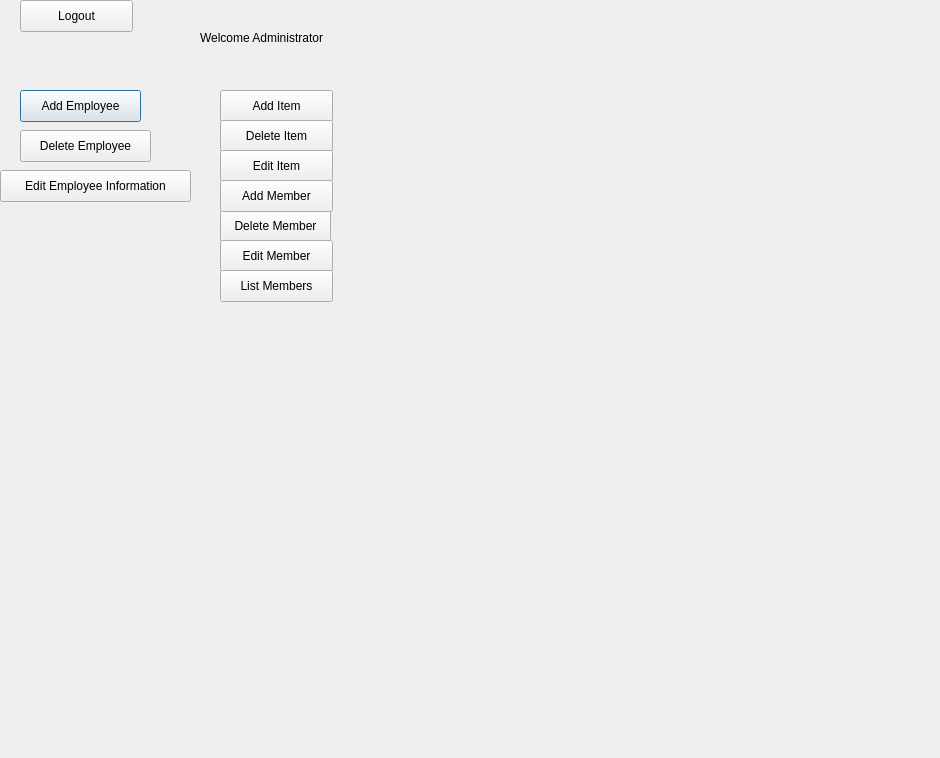
<?xml version="1.0" encoding="UTF-8"?>
<ui version="4.0">
 <class>menuAdministrator</class>
 <widget class="QDialog" name="menuAdministrator">
  <property name="geometry">
   <rect>
    <x>0</x>
    <y>0</y>
    <width>940</width>
    <height>758</height>
   </rect>
  </property>
  <property name="windowTitle">
   <string>Dialog</string>
  </property>
  <widget class="QPushButton" name="pushButton_2">
   <property name="geometry">
    <rect>
     <x>20</x>
     <y>90</y>
     <width>121</width>
     <height>32</height>
    </rect>
   </property>
   <property name="text">
    <string>Add Employee</string>
   </property>
  </widget>
  <widget class="QPushButton" name="pushButton_5">
   <property name="geometry">
    <rect>
     <x>220</x>
     <y>90</y>
     <width>113</width>
     <height>32</height>
    </rect>
   </property>
   <property name="text">
    <string>Add Item</string>
   </property>
  </widget>
  <widget class="QPushButton" name="pushButton_6">
   <property name="geometry">
    <rect>
     <x>220</x>
     <y>120</y>
     <width>113</width>
     <height>32</height>
    </rect>
   </property>
   <property name="text">
    <string>Delete Item</string>
   </property>
  </widget>
  <widget class="QPushButton" name="pushButton_10">
   <property name="geometry">
    <rect>
     <x>220</x>
     <y>150</y>
     <width>113</width>
     <height>32</height>
    </rect>
   </property>
   <property name="text">
    <string>Edit Item</string>
   </property>
  </widget>
  <widget class="QLabel" name="label">
   <property name="geometry">
    <rect>
     <x>200</x>
     <y>30</y>
     <width>191</width>
     <height>16</height>
    </rect>
   </property>
   <property name="text">
    <string>Welcome Administrator</string>
   </property>
  </widget>
  <widget class="QPushButton" name="pushButton_8">
   <property name="geometry">
    <rect>
     <x>220</x>
     <y>210</y>
     <width>111</width>
     <height>32</height>
    </rect>
   </property>
   <property name="text">
    <string>Delete Member</string>
   </property>
  </widget>
  <widget class="QPushButton" name="pushButton_11">
   <property name="geometry">
    <rect>
     <x>220</x>
     <y>240</y>
     <width>113</width>
     <height>32</height>
    </rect>
   </property>
   <property name="text">
    <string>Edit Member</string>
   </property>
  </widget>
  <widget class="QPushButton" name="pushButton_7">
   <property name="geometry">
    <rect>
     <x>220</x>
     <y>180</y>
     <width>113</width>
     <height>32</height>
    </rect>
   </property>
   <property name="text">
    <string>Add Member</string>
   </property>
  </widget>
  <widget class="QPushButton" name="pushButton_4">
   <property name="geometry">
    <rect>
     <x>0</x>
     <y>170</y>
     <width>191</width>
     <height>32</height>
    </rect>
   </property>
   <property name="text">
    <string>Edit Employee Information</string>
   </property>
  </widget>
  <widget class="QPushButton" name="pushButton">
   <property name="geometry">
    <rect>
     <x>20</x>
     <y>0</y>
     <width>113</width>
     <height>32</height>
    </rect>
   </property>
   <property name="text">
    <string>Logout</string>
   </property>
  </widget>
  <widget class="QPushButton" name="pushButton_3">
   <property name="geometry">
    <rect>
     <x>20</x>
     <y>130</y>
     <width>131</width>
     <height>32</height>
    </rect>
   </property>
   <property name="text">
    <string>Delete Employee</string>
   </property>
  </widget>
  <widget class="QPushButton" name="pushButton_9">
   <property name="geometry">
    <rect>
     <x>220</x>
     <y>270</y>
     <width>113</width>
     <height>32</height>
    </rect>
   </property>
   <property name="text">
    <string>List Members</string>
   </property>
  </widget>
 </widget>
 <resources/>
 <connections/>
</ui>
